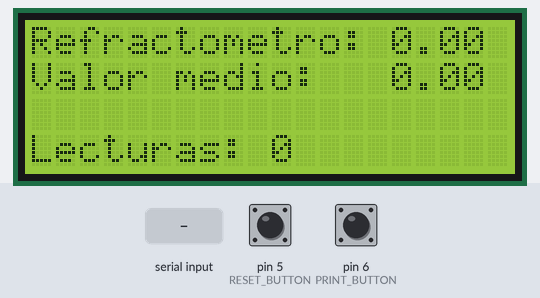
Bench run of a sketch on a simulated Arduino Uno, built with avr-gcc and run on an emulated ATmega328P. On the bench: 20×4 character LCD. The test bench sets the inputs (shaded band); at power-on: pin 6 (PRINT_BUTTON) HIGH, pin 5 (RESET_BUTTON) HIGH. What the sketch prints to the serial monitor is not drawn.

Above: at 1.2 s.
1.3 s: pin 6 (PRINT_BUTTON) pulled LOW for 0.15 s
At 2.2 s:
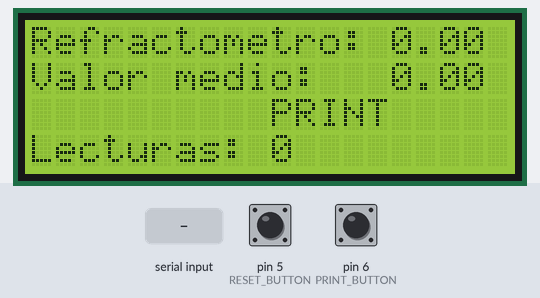
4.4 s: pin 5 (RESET_BUTTON) pulled LOW for 3.2 s
At 6.2 s:
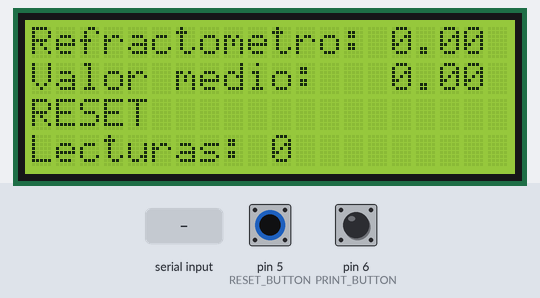
10.6 s: "30,150\n" received over Serial
13.6 s: pin 6 (PRINT_BUTTON) pulled LOW for 3.2 s
At 15.1 s:
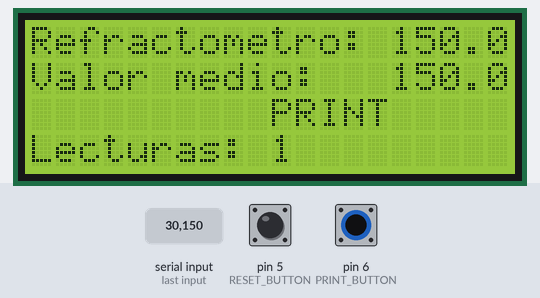
19.8 s: pin 5 (RESET_BUTTON) pulled LOW for 0.15 s
At 20.6 s:
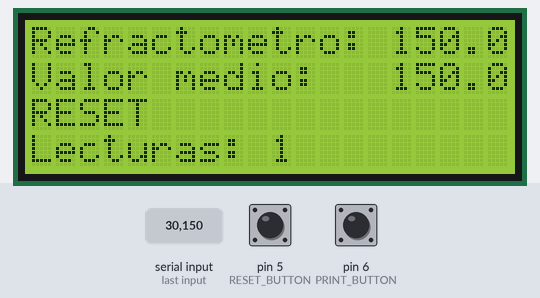
22.9 s: "90,45\n" received over Serial
At 30.2 s:
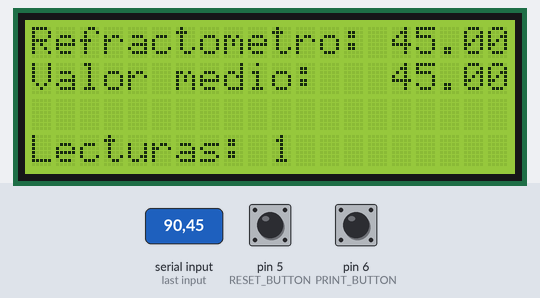
Timing chart, 0 to 30.5 s (numbered marks = the images above; inputs shaded):
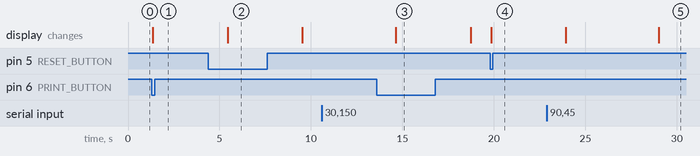

Measured:
- after the input at 1.3 s, the display: changes after 0.06 s (image 1)
- after the input at 4.4 s, the display: changes after 1.0 s (image 2)
- after the input at 10.6 s, every drawn part: stays the same
- after the input at 13.6 s, the display: changes after 1.0 s (image 3)
- after the input at 19.8 s, the display: changes at once (image 4)

The sketch:

Lector_i2c_lcd.ino
```cpp
#include <Wire.h>
#include <LiquidCrystal_I2C.h>

LiquidCrystal_I2C lcd(0x27, 20, 4); // set the LCD address to 0x27 for a 16 chars and 2 line display


bool printButton = 0;
bool resetButton = 0;


String inputMessage = "";
String alcString = "";
float inputAlcVal = 0;
float sumInputAlcVal = 0;
float AvgAlcValue = 0;
int countValues = 1;

void reset() {

  //RESET VALUES
  inputMessage = "";
  alcString = "";
  inputAlcVal = 0;
  sumInputAlcVal = 0;
  AvgAlcValue = 0;
  countValues = 1;

  lcd.clear();
  displayData();
  delay(4000);

}


void printTicket() {

  //print ticket throught serial TX
  Serial.println (" " );
  Serial.println (" " );
  Serial.println (" " );
  Serial.println ("XXXXXXXXX " );
  Serial.write (0x12); // send HEX code to printer to print DATE and TIME
  Serial.print ("Lecturas : " );
  Serial.println (countValues - 1);
  Serial.print ("Valor medio : " );
  Serial.println (AvgAlcValue);
  Serial.println (" " );
  Serial.println (" " );
  Serial.println (" " );
  delay(4000);

}


void displayData() {

  // Print a message to the LCD.
  lcd.backlight();

  lcd.setCursor(0, 0);
  lcd.print("Refractometro: ");
  lcd.setCursor(15, 0);
  lcd.print(inputAlcVal);

  lcd.setCursor(0, 1);
  lcd.print("Valor medio:        ");
  lcd.setCursor(15, 1);
  lcd.print(AvgAlcValue);


  lcd.setCursor(0, 2);
  lcd.print("                   "); // clean reset - print indications
  lcd.setCursor(15, 1);
  lcd.print(AvgAlcValue);


  lcd.setCursor(0, 3);
  lcd.print("Lecturas:        ");
  lcd.setCursor(10, 3);
  lcd.print(countValues - 1);


}

void setup() {
  // initialize serial:
  Serial.begin(1200);
  Serial.println ("Start...");

  // initialize LCD 12c
  lcd.init();                      // initialize the lcd

  // initialize digital inputs


  pinMode(5, INPUT_PULLUP); //RESET BUTTON
  pinMode(6, INPUT_PULLUP); // PRINT BUTTON

  //DEBUG
  //displayData();

}

void loop() {

  // if there's any serial available, read it: RX PIN

  while (Serial.available() > 0) {

    inputMessage = Serial.readStringUntil (0x04);
    alcString = inputMessage.substring (3, 8); //parse data
    inputAlcVal = alcString.toFloat();
    sumInputAlcVal += inputAlcVal;
    AvgAlcValue = sumInputAlcVal / countValues++;

  }

  displayData();

  // read buttons
  printButton = digitalRead(6);
  resetButton = digitalRead(5);

  if (!resetButton || !printButton) {

    if ( !resetButton) {
      //debug
      lcd.setCursor(0, 2);
      lcd.print("RESET ");
      delay (4000);
      reset();
    }

    if ( !printButton) {
      //debug
      lcd.setCursor(10, 2);
      lcd.print("PRINT");

      printTicket();

    }
  }


  ///delay(2000);

}
```
